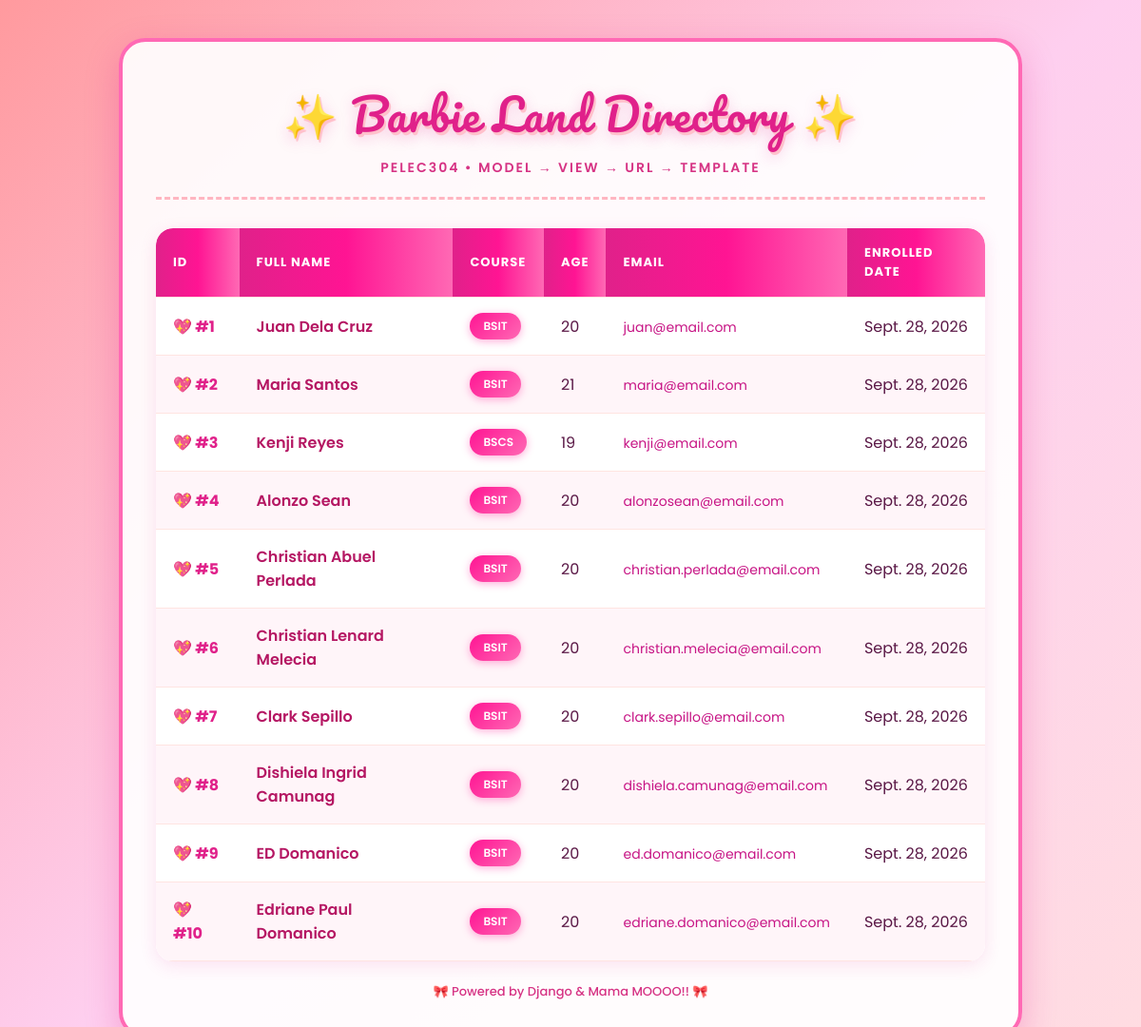
The page / on the database its author committed.
### main/models.py (models this page shows, shortened)
class Student(models.Model):
    first_name = models.CharField(max_length=100)
    last_name = models.CharField(max_length=100)
    age = models.IntegerField()
    email = models.EmailField()
    course = models.CharField(max_length=50, default="BSIT")
    enrolled_date = models.DateField(auto_now_add=True)

### main/views.py (the view, shortened to what this page needs)
# urls.py: 2. Add a URL to urlpatterns:  path('', views.home, name='home')
def home(request):
    students = Student.objects.all()
    return render(request, 'main/home.html', {'students': students})

### main/templates/main/home.html (shortened to what this page needs)
<!DOCTYPE html>
<html lang="en">
<head>
</head>
<body>
    <div class="container">
        <header>
            <h1>✨ Barbie Land Directory ✨</h1>
            <p>PELEC304 • Model &rarr; View &rarr; URL &rarr; Template</p>
        </header>
        <div class="table-wrapper">
            <table>
                <thead>
                    <tr>
                        <th>ID</th>
                        <th>Full Name</th>
                        <th>Course</th>
                        <th>Age</th>
                        <th>Email</th>
                        <th>Enrolled Date</th>
                    </tr>
                </thead>
                <tbody>
                    {% for student in students %}
                    <tr>
                        <td><span class="id-pill">💖 #{{ student.id }}</span></td>
                        <td class="student-name">{{ student.first_name }} {{ student.last_name }}</td>
                        <td><span class="badge">{{ student.course|default:"BSIT" }}</span></td>
                        <td>{{ student.age }}</td>
                        <td><span class="email-link">{{ student.email }}</span></td>
                        <td>{{ student.enrolled_date }}</td>
                    </tr>
                    {% empty %}
                    <tr>
                        <td colspan="6" class="empty-message">✨ No students in the Dreamhouse yet! Add records in the Admin or Shell. ✨</td>
                    </tr>
                    {% endfor %}
                </tbody>
            </table>
        </div>
        <footer>
            🎀 Powered by Django &amp; Mama MOOOO!! 🎀
        </footer>
    </div>
</body>
</html>

### main/templates/main/home.html (style rules this page uses)
* { box-sizing: border-box; margin: 0; padding: 0; font-family: 'Poppins', sans-serif; }
body { background: linear-gradient(135deg, #ff9a9e 0%, #fecfef 50%, #ffdde1 100%); min-height: 100vh; padding: 40px 20px; color: #5a1846; }
.container { max-width: 950px; margin: 0 auto; background: rgba(255, 255, 255, 0.92); padding: 35px; border-radius: 28px; border: 4px solid #ff69b4; box-shadow: 0 12px 35px rgba(224, 33, 138, 0.28); }
header { text-align: center; margin-bottom: 30px; padding-bottom: 20px; border-bottom: 3px dashed #ffb6c1; }
header h1 { font-family: 'Pacifico', cursive; color: #e0218a; font-size: 46px; font-weight: normal; text-shadow: 2px 3px 0px #ffc0cb, 0 5px 15px rgba(224, 33, 138, 0.25); letter-spacing: 1px; margin-bottom: 6px; }
header p { color: #d63384; font-size: 14px; font-weight: 600; text-transform: uppercase; letter-spacing: 2px; }
.table-wrapper { overflow-x: auto; border-radius: 18px; box-shadow: 0 4px 18px rgba(224, 33, 138, 0.12); }
table { width: 100%; border-collapse: collapse; background: #ffffff; border-radius: 18px; overflow: hidden; }
th, td { padding: 16px 18px; text-align: left; border-bottom: 1px solid #ffe4e1; }
th { background: linear-gradient(90deg, #e0218a, #ff1493, #ff69b4); color: #ffffff; font-weight: 700; text-transform: uppercase; font-size: 13px; letter-spacing: 1px; }
tbody tr { transition: all 0.2s ease; }
tbody tr:nth-child(even) { background-color: #fff5f9; }
.id-pill { color: #e0218a; font-weight: 700; }
.student-name { color: #b51763; font-weight: 600; }
.badge { background: linear-gradient(135deg, #ff1493, #ff69b4); color: #ffffff; padding: 5px 14px; border-radius: 20px; font-size: 12px; font-weight: 600; box-shadow: 0 2px 8px rgba(255, 20, 147, 0.35); display: inline-block; }
.email-link { color: #c71585; text-decoration: none; font-size: 14px; }
footer { text-align: center; margin-top: 22px; font-size: 13px; color: #d63384; font-weight: 500; }

### rows shown on the page
Student: id "1", first_name "Juan", last_name "Dela Cruz", course "BSIT", age "20", email "juan@email.com", enrolled_date "Sept. 28, 2026"
Student: id "2", first_name "Maria", last_name "Santos", course "BSIT", age "21", email "maria@email.com", enrolled_date "Sept. 28, 2026"
Student: id "3", first_name "Kenji", last_name "Reyes", course "BSCS", age "19", email "kenji@email.com", enrolled_date "Sept. 28, 2026"
Student: id "4", first_name "Alonzo", last_name "Sean", course "BSIT", age "20", email "alonzosean@email.com", enrolled_date "Sept. 28, 2026"
Student: id "5", first_name "Christian Abuel", last_name "Perlada", course "BSIT", age "20", email "christian.perlada@email.com", enrolled_date "Sept. 28, 2026"
Student: id "6", first_name "Christian Lenard", last_name "Melecia", course "BSIT", age "20", email "christian.melecia@email.com", enrolled_date "Sept. 28, 2026"
Student: id "7", first_name "Clark", last_name "Sepillo", course "BSIT", age "20", email "clark.sepillo@email.com", enrolled_date "Sept. 28, 2026"
Student: id "8", first_name "Dishiela Ingrid", last_name "Camunag", course "BSIT", age "20", email "dishiela.camunag@email.com", enrolled_date "Sept. 28, 2026"
Student: id "9", first_name "ED", last_name "Domanico", course "BSIT", age "20", email "ed.domanico@email.com", enrolled_date "Sept. 28, 2026"
Student: id "10", first_name "Edriane Paul", last_name "Domanico", course "BSIT", age "20", email "edriane.domanico@email.com", enrolled_date "Sept. 28, 2026"
